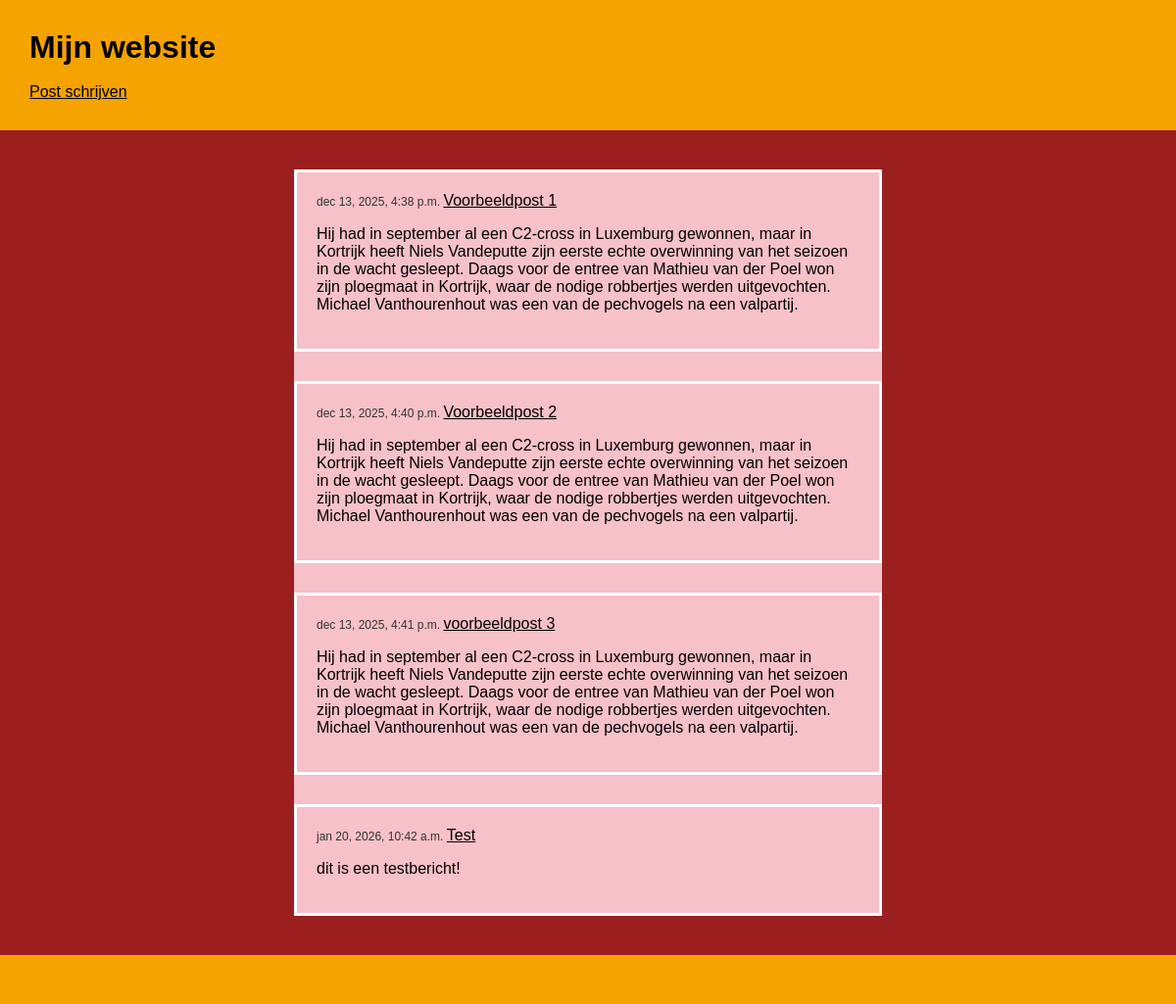
The page / on the database its author committed.
### blog/models.py (models this page shows, shortened)
class Post(models.Model):
            author = models.ForeignKey(settings.AUTH_USER_MODEL,
            on_delete=models.CASCADE)
            title = models.CharField(max_length=200)
            text = models.TextField()
            created_date = models.DateTimeField(default=timezone.now)
            published_date = models.DateTimeField(blank=True, null=True)

### blog/views.py (the view)
# urls.py: path('', views.post_list, name='post_list'),
def post_list(request):
    posts = Post.objects.filter(
        published_date__lte=timezone.now()
        ).order_by('published_date')
    return render(request, 'blog/post_list.html', {'posts': posts})

### blog/templates/blog/post_list.html
{% extends 'blog/base.html' %}
    {% block inhoud %}
        <div class="container">
            {% for post in posts %}
                <article class="post">
                    <time class="date">
                        {{ post.published_date }}
                    </time>
                    <a href="{% url 'post_inhoud' pk=post.pk %}">{{ post.title }}</a>
                    <p>{{ post.text|linebreaksbr }}</p>
                </article>
            {% endfor %}
        </div>
    {% endblock %}

### blog/static/css/stijl.css (style rules this page uses)
body { margin: 0; padding: 0; background-color: #9c1f1f; font-family: Arial, Helvetica, sans-serif; }
.container { width: 600px; margin: 40px auto; background-color: #f6c1c8; }
.post { background-color: #f6c1c8; padding: 20px; margin-bottom: 30px; border: 3px solid white; box-sizing: border-box; }
.post:last-child { margin-bottom: 0; }
.date { font-size: 12px; color: #333; }
a { color: black; }

### rows shown on the page
Post: published_date "dec 13, 2025, 4:38 p.m.", title "Voorbeeldpost 1", text "Hij had in september al een C2-cross in Luxemburg gewonnen, maar in Kortrijk heeft Niels Vandeputte zijn eerste echte overwinning van het seizoen in de wacht gesleept. Daags voor de entree van Mathieu van der Poel won zijn ploegmaat in Kortrijk, waar de nodige robbertjes werden uitgevochten. Michael Vanthourenhout was een van de pechvogels na een valpartij."
Post: published_date "dec 13, 2025, 4:40 p.m.", title "Voorbeeldpost 2", text "Hij had in september al een C2-cross in Luxemburg gewonnen, maar in Kortrijk heeft Niels Vandeputte zijn eerste echte overwinning van het seizoen in de wacht gesleept. Daags voor de entree van Mathieu van der Poel won zijn ploegmaat in Kortrijk, waar de nodige robbertjes werden uitgevochten. Michael Vanthourenhout was een van de pechvogels na een valpartij."
Post: published_date "dec 13, 2025, 4:41 p.m.", title "voorbeeldpost 3", text "Hij had in september al een C2-cross in Luxemburg gewonnen, maar in Kortrijk heeft Niels Vandeputte zijn eerste echte overwinning van het seizoen in de wacht gesleept. Daags voor de entree van Mathieu van der Poel won zijn ploegmaat in Kortrijk, waar de nodige robbertjes werden uitgevochten. Michael Vanthourenhout was een van de pechvogels na een valpartij."
Post: published_date "jan 20, 2026, 10:42 a.m.", title "Test", text "dit is een testbericht!"
